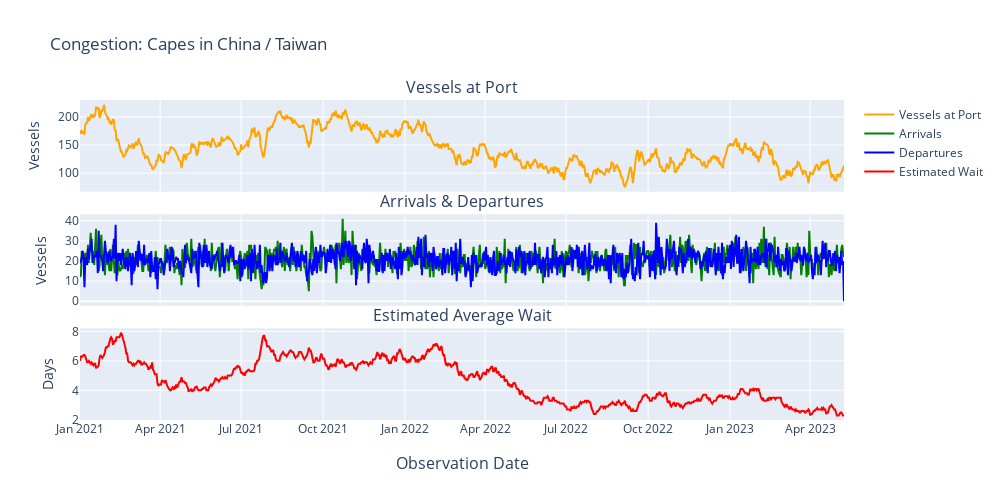

This figure's notebook cell:
### Code cell
congestion_plot(ts_df, title="Congestion: Capes in China / Taiwan")

### Figure 1 — Plotly figure (JSON) as saved in the notebook; plotly's stock layout.template omitted (floating-point values rounded to 4 significant figures; data arrays with more than 128 entries replaced by an {"elided": "..."} marker saying what was removed)
{"data": [{"line": {"color": "orange", "width": 2}, "name": "Vessels at Port", "type": "scatter", "x": {"elided": "859 str values"}, "xaxis": "x", "y": {"elided": "859 int values"}, "yaxis": "y"}, {"line": {"color": "green", "width": 2}, "name": "Arrivals", "type": "scatter", "x": {"elided": "859 str values"}, "xaxis": "x2", "y": {"elided": "859 int values"}, "yaxis": "y2"}, {"line": {"color": "blue", "width": 2}, "name": "Departures", "type": "scatter", "x": {"elided": "859 str values"}, "xaxis": "x2", "y": {"elided": "859 int values"}, "yaxis": "y2"}, {"line": {"color": "red", "width": 2}, "name": "Estimated Wait", "type": "scatter", "x": {"elided": "859 str values"}, "xaxis": "x3", "y": {"elided": "859 float values"}, "yaxis": "y3"}], "layout": {"annotations": [{"font": {"size": 16}, "showarrow": false, "text": "Vessels at Port", "x": 0.5, "xanchor": "center", "xref": "paper", "y": 1, "yanchor": "bottom", "yref": "paper"}, {"font": {"size": 16}, "showarrow": false, "text": "Arrivals & Departures", "x": 0.5, "xanchor": "center", "xref": "paper", "y": 0.6433, "yanchor": "bottom", "yref": "paper"}, {"font": {"size": 16}, "showarrow": false, "text": "Estimated Average Wait", "x": 0.5, "xanchor": "center", "xref": "paper", "y": 0.2867, "yanchor": "bottom", "yref": "paper"}, {"font": {"size": 16}, "showarrow": false, "text": "Observation Date", "x": 0.5, "xanchor": "center", "xref": "paper", "y": 0, "yanchor": "top", "yref": "paper", "yshift": -30}], "height": 500, "title": {"text": "Congestion: Capes in China / Taiwan"}, "width": 1000, "xaxis": {"anchor": "y", "domain": [0, 1], "matches": "x3", "showticklabels": false}, "xaxis2": {"anchor": "y2", "domain": [0, 1], "matches": "x3", "showticklabels": false}, "xaxis3": {"anchor": "y3", "domain": [0, 1]}, "yaxis": {"anchor": "x", "domain": [0.7133, 1], "title": {"text": "Vessels"}}, "yaxis2": {"anchor": "x2", "domain": [0.3567, 0.6433], "title": {"text": "Vessels"}}, "yaxis3": {"anchor": "x3", "domain": [0, 0.2867], "title": {"text": "Days"}}}}
